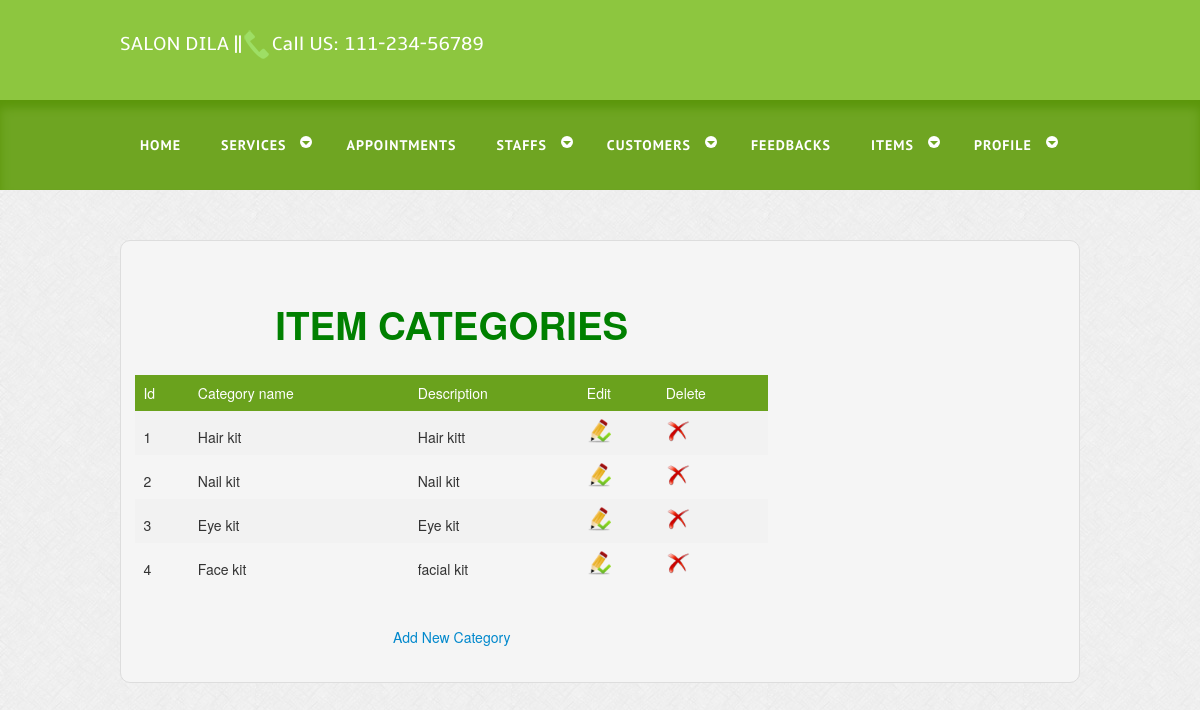
Screenshot of /view_item_category.php (signed in) with the database file from the repository.
### tables this page shows
CREATE TABLE `tbl_item_category` (
  `Item_Cat_id` int(2) NOT NULL,
  `Item_Cat_name` varchar(50) NOT NULL,
  `Description` varchar(100) NOT NULL,
  `Status` int(2) NOT NULL
);

### view_item_category.php (the view, shortened to what this page needs)
<?php
include 'admin_header.php';
?>
<html>
<head><center><br><br>
<h1><font color="green">ITEM CATEGORIES</font></h1><br>
				<?php
$res1=mysqli_query($con,"select * from `tbl_item_category`");
$row1=mysqli_fetch_array($res1);
if(empty($row1))
{
	echo "<font color=red size=3>No Item Categories Added Yet !!!</font>";
}
else
{
?>
</head>
<form name="view_item_category.php" action="#" method="post" >
<body>
<center><table width=75% align "center">
<tr><th>Id</th>
<th>Category name</th>
<th>Description</th>
<th>Edit</th>
<th>Delete</th>
</tr>
<?php
include 'dbconnect.php';
$results=mysqli_query($con,"select * from `tbl_item_category`");
$i=1;
while($row=mysqli_fetch_array($results))
{
	?>
  <?php
echo "<tr><td>$i</td>
	<td>$row[Item_Cat_name]</td>
	<td>$row[Description]</td>
	<td><a href='edit_item_category.php?uid=$row[Item_Cat_id]'><img src=images/edit.ico width=24px></a></td>";
	?>
	<td><a href="delete_item_category.php?uid=<?php echo $row['Item_Cat_id'];?>" onclick="return confirm('Are you sure??')"><img src="images/DeleteRed.png" width="24px"></td></tr>
<?php
	$i++;
}
}
?>
</table>
<br><br><a href="add_item_category.php">Add New Category</a>
<br>

### css/style.css (style rules this page uses)
html,body,div,span,applet,object,iframe,h1,h2,h3,h4,h5,h6,p,blockquote,pre,a,abbr,acronym,address,big,cite,code,del,dfn,em,img,ins,kbd,q,s,samp,small,strike,strong,sub,sup,tt,var,b,u,i,dl,dt,dd,ol,nav ul,nav li,fieldset,form,label,legend,table,caption,tbody,tfoot,thead,tr,th,td,article,aside,canvas,details,embed,figure,figcaption,footer,header,hgroup,menu,nav,output,ruby,section,summary,time,mark,audio,video { margin:0;padding:0;border:0;font-size:100%;font:inherit;vertical-align:baseline; }
table { border-collapse:collapse;border-spacing:0; }
a { text-decoration:none; }
img { max-width:100%; }
body { font-family: Arial, Helvetica, sans-serif; background:url(../images/body_bg.jpg); }

### view_item_category.php (style rules this page uses)
table { border-collapse: collapse; width: 100%; }
th, td { text-align: left; padding: 8px; }
tr:nth-child(even) { background-color: #f2f2f2 }
th { background-color:#6aa21d; color: white; }

### rows the page displays
tbl_item_category: Item_Cat_name "Hair kit", Description "Hair kitt"
tbl_item_category: Item_Cat_name "Nail kit", Description "Nail kit"
tbl_item_category: Item_Cat_name "Eye kit", Description "Eye kit"
tbl_item_category: Item_Cat_name "Face kit", Description "facial kit"
